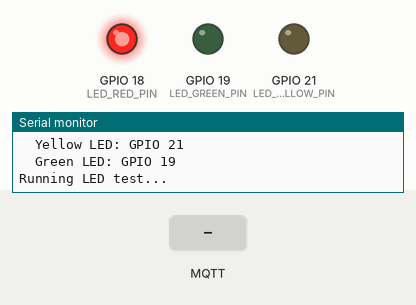
The program below on a simulated ESP32. Shown: output pins drawn as LEDs (lit = HIGH), the last lines printed to the serial monitor. Inputs (shaded band) come from the test bench. WiFi joins after 1.5 s; servers stay silent unless stated; no MQTT or app messages arrive unless stated.

Above: at 1.1 s.
At 1.7 s:
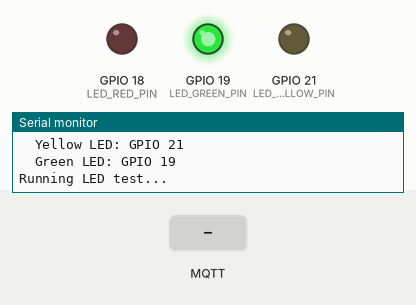
At 4.6 s:
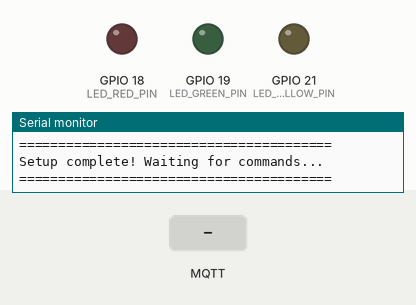
4.7 s: MQTT message "on" arrives on the first subscribed topic
6.5 s: MQTT message "off" arrives on the first subscribed topic
8.0 s: MQTT message "set" arrives on the first subscribed topic
Timing chart, 0 to 11.0 s (numbered marks = the images above; inputs shaded):
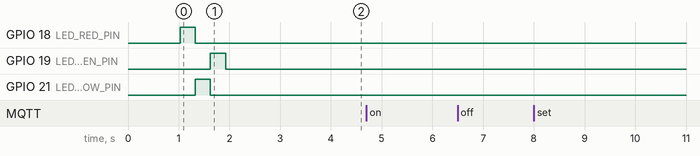

The program:

main.cpp
```cpp
/**
 * SmartAmbient ESP32 - Simplified 3-LED Controller
 * Main Application
 *
 * Controls 3 individual LEDs (Red, Yellow, Green) via MQTT
 */

#include <Arduino.h>
#include <WiFi.h>

#include "config.h"
#include "led_controller.h"
#include "mqtt_handler.h"

// WiFi client for MQTT
WiFiClient wifiClient;

// LED controller
LedController ledController;

// MQTT handler
MqttHandler mqttHandler(wifiClient, ledController);

// Function declarations
void setupWiFi();
void printStartupBanner();

void setup() {
    // Initialize serial
    Serial.begin(115200);
    delay(1000);

    printStartupBanner();

    // Initialize LED controller
    Serial.println("Initializing LEDs...");
    ledController.begin();

    // LED test sequence
    Serial.println("Running LED test...");
    ledController.setRed(true);
    delay(300);
    ledController.setRed(false);

    ledController.setYellow(true);
    delay(300);
    ledController.setYellow(false);

    ledController.setGreen(true);
    delay(300);
    ledController.setGreen(false);

    Serial.println("LED test complete!");

    // Connect to WiFi
    setupWiFi();

    // Initialize MQTT
    mqttHandler.begin();

    Serial.println("\n========================================");
    Serial.println("Setup complete! Waiting for commands...");
    Serial.println("========================================\n");
}

void loop() {
    // Handle MQTT
    mqttHandler.loop();

    // Update LED pattern animation
    ledController.updatePattern();

    // Small delay
    delay(10);
}

void setupWiFi() {
    Serial.printf("\nConnecting to WiFi: %s", WIFI_SSID);

    WiFi.mode(WIFI_STA);
    WiFi.begin(WIFI_SSID, WIFI_PASSWORD);
    WiFi.setTxPower(WIFI_POWER_8_5dBm);  // Lower TX power to prevent brownout

    unsigned long startTime = millis();
    while (WiFi.status() != WL_CONNECTED) {
        if (millis() - startTime > WIFI_CONNECT_TIMEOUT) {
            Serial.println("\nWiFi connection timeout! Restarting...");
            ESP.restart();
        }
        delay(500);
        Serial.print(".");
    }

    Serial.println(" Connected!");
    Serial.printf("IP Address: %s\n", WiFi.localIP().toString().c_str());
    Serial.printf("MAC Address: %s\n", WiFi.macAddress().c_str());
}

void printStartupBanner() {
    Serial.println();
    Serial.println("========================================");
    Serial.println("   SmartAmbient 3-LED Controller");
    Serial.printf("   Firmware: %s\n", FIRMWARE_VERSION);
    Serial.println("========================================");
    Serial.println();
    Serial.println("Hardware: 3 Individual LEDs");
    Serial.printf("  Red:    GPIO %d\n", LED_RED_PIN);
    Serial.printf("  Yellow: GPIO %d\n", LED_YELLOW_PIN);
    Serial.printf("  Green:  GPIO %d\n", LED_GREEN_PIN);
    Serial.println();
}
```

led_controller.h
```cpp
/**
 * SmartAmbient ESP32 - Simplified 3-LED Controller
 * LED Controller Header
 */

#ifndef LED_CONTROLLER_H
#define LED_CONTROLLER_H

#include <Arduino.h>
#include "config.h"

struct PatternStep {
    bool red;
    bool yellow;
    bool green;
    unsigned int duration_ms;
};

struct LedPattern {
    uint8_t id;
    const PatternStep* steps;
    uint8_t numSteps;
};

class LedController {
public:
    LedController();

    void begin();

    // Set all LEDs at once
    void setAll(bool red, bool yellow, bool green);

    // Individual LED control
    void setRed(bool on);
    void setYellow(bool on);
    void setGreen(bool on);

    // Convenience methods
    void allOn();
    void allOff();

    // Pattern control
    void startPattern(uint8_t patternId);
    void stopPattern();
    void updatePattern();
    bool isPatternActive() const { return patternActive; }

    // Get current states
    bool isRedOn() const { return redState; }
    bool isYellowOn() const { return yellowState; }
    bool isGreenOn() const { return greenState; }

private:
    bool redState;
    bool yellowState;
    bool greenState;

    // Pattern state
    bool patternActive;
    uint8_t currentPatternId;
    uint8_t currentStepIndex;
    unsigned long stepStartTime;
    const LedPattern* activePattern;

    void updateLed(uint8_t pin, bool state);
    void executePatternStep(const PatternStep& step);
    const LedPattern* getPatternById(uint8_t id);
};

#endif // LED_CONTROLLER_H
```

mqtt_handler.h
```cpp
/**
 * SmartAmbient ESP32 - Simplified 3-LED Controller
 * MQTT Handler Header
 */

#ifndef MQTT_HANDLER_H
#define MQTT_HANDLER_H

#include <Arduino.h>
#include <WiFiClient.h>
#include <PubSubClient.h>
#include <ArduinoJson.h>
#include "config.h"
#include "led_controller.h"

class MqttHandler {
public:
    MqttHandler(WiFiClient& wifiClient, LedController& ledController);

    void begin();
    void loop();
    bool isConnected();
    void sendStatus();

private:
    PubSubClient mqttClient;
    LedController& leds;
    unsigned long lastReconnectAttempt;
    unsigned long lastHeartbeat;

    void reconnect();
    void handleMessage(char* topic, byte* payload, unsigned int length);
    void sendRegistration();
    static MqttHandler* instance;
    static void staticCallback(char* topic, byte* payload, unsigned int length);
};

#endif // MQTT_HANDLER_H
```

led_controller.cpp
```cpp
/**
 * SmartAmbient ESP32 - Simplified 3-LED Controller
 * LED Controller Implementation
 */

#include "led_controller.h"

// ============== Pattern Definitions ==============

// Pattern 1: Rock - Aggressive red flashing with yellow bursts
static const PatternStep pattern1_steps[] = {
    {true,  false, false, 150},   // Red ON
    {false, false, false, 100},   // All OFF
    {true,  true,  false, 150},   // Red+Yellow ON
    {false, false, false, 100}    // All OFF
};
static const LedPattern pattern1 = {1, pattern1_steps, 4};

// Pattern 2: Pop - Upbeat cycling through all colors
static const PatternStep pattern2_steps[] = {
    {true,  false, false, 300},   // Red
    {false, true,  false, 300},   // Yellow
    {false, false, true,  300},   // Green
    {true,  true,  false, 200},   // Red+Yellow
    {false, true,  true,  200},   // Yellow+Green
    {true,  true,  true,  300}    // All ON
};
static const LedPattern pattern2 = {2, pattern2_steps, 6};

// Pattern 3: Jazz - Slow warm red/yellow alternating
static const PatternStep pattern3_steps[] = {
    {true,  false, false, 800},   // Red
    {true,  true,  false, 600},   // Red+Yellow
    {false, true,  false, 800},   // Yellow
    {false, true,  false, 400},   // Yellow hold
    {false, false, false, 400}    // All OFF
};
static const LedPattern pattern3 = {3, pattern3_steps, 5};

// Pattern 4: Classical - Gentle sequential sweep
static const PatternStep pattern4_steps[] = {
    {true,  false, false, 500},   // Red
    {true,  true,  false, 400},   // Red+Yellow
    {false, true,  false, 500},   // Yellow
    {false, true,  true,  400},   // Yellow+Green
    {false, false, true,  500},   // Green
    {false, false, false, 300}    // All OFF
};
static const LedPattern pattern4 = {4, pattern4_steps, 6};

// Pattern 5: Electronic - Fast strobing all colors
static const PatternStep pattern5_steps[] = {
    {true,  true,  true,  80},    // All ON
    {false, false, false, 50},    // All OFF
    {true,  false, true,  100},   // Red+Green
    {false, false, false, 50},    // All OFF
    {false, true,  false, 100},   // Yellow
    {false, false, false, 50}     // All OFF
};
static const LedPattern pattern5 = {5, pattern5_steps, 6};

// Pattern 6: Hip-Hop - Rhythmic beats with pauses
static const PatternStep pattern6_steps[] = {
    {true,  true,  false, 200},   // Red+Yellow beat
    {false, false, false, 300},   // Pause
    {true,  true,  false, 200},   // Red+Yellow beat
    {false, false, false, 300},   // Pause
    {true,  true,  true,  150},   // All ON accent
    {false, false, false, 500}    // Long pause
};
static const LedPattern pattern6 = {6, pattern6_steps, 6};

// ============== Implementation ==============

LedController::LedController()
    : redState(false), yellowState(false), greenState(false),
      patternActive(false), currentPatternId(0), currentStepIndex(0),
      stepStartTime(0), activePattern(nullptr) {
}

void LedController::begin() {
    // Configure GPIO pins as outputs
    pinMode(LED_RED_PIN, OUTPUT);
    pinMode(LED_YELLOW_PIN, OUTPUT);
    pinMode(LED_GREEN_PIN, OUTPUT);

    // Start with all LEDs off
    allOff();

    Serial.println("LED Controller initialized");
    Serial.printf("  Red LED: GPIO %d\n", LED_RED_PIN);
    Serial.printf("  Yellow LED: GPIO %d\n", LED_YELLOW_PIN);
    Serial.printf("  Green LED: GPIO %d\n", LED_GREEN_PIN);
}

void LedController::setAll(bool red, bool yellow, bool green) {
    setRed(red);
    setYellow(yellow);
    setGreen(green);
}

void LedController::setRed(bool on) {
    redState = on;
    updateLed(LED_RED_PIN, on);
}

void LedController::setYellow(bool on) {
    yellowState = on;
    updateLed(LED_YELLOW_PIN, on);
}

void LedController::setGreen(bool on) {
    greenState = on;
    updateLed(LED_GREEN_PIN, on);
}

void LedController::allOn() {
    setAll(true, true, true);
}

void LedController::allOff() {
    setAll(false, false, false);
}

void LedController::updateLed(uint8_t pin, bool state) {
    digitalWrite(pin, state ? HIGH : LOW);
}

// ============== Pattern Engine ==============

const LedPattern* LedController::getPatternById(uint8_t id) {
    switch (id) {
        case 1: return &pattern1;
        case 2: return &pattern2;
        case 3: return &pattern3;
        case 4: return &pattern4;
        case 5: return &pattern5;
        case 6: return &pattern6;
        default: return nullptr;
    }
}

void LedController::startPattern(uint8_t patternId) {
    activePattern = getPatternById(patternId);

    if (activePattern == nullptr) {
        Serial.printf("Invalid pattern ID: %d\n", patternId);
        return;
    }

    patternActive = true;
    currentPatternId = patternId;
    currentStepIndex = 0;
    stepStartTime = millis();

    // Execute first step immediately
    executePatternStep(activePattern->steps[0]);

    Serial.printf("Pattern %d started (%d steps)\n", patternId, activePattern->numSteps);
}

void LedController::stopPattern() {
    if (patternActive) {
        Serial.printf("Pattern %d stopped\n", currentPatternId);
    }
    patternActive = false;
    activePattern = nullptr;
}

void LedController::updatePattern() {
    if (!patternActive || activePattern == nullptr) {
        return;
    }

    unsigned long currentTime = millis();
    const PatternStep& currentStep = activePattern->steps[currentStepIndex];

    // Check if enough time has elapsed for current step
    if (currentTime - stepStartTime >= currentStep.duration_ms) {
        // Advance to next step
        currentStepIndex++;

        // Loop back to start if at end
        if (currentStepIndex >= activePattern->numSteps) {
            currentStepIndex = 0;
        }

        // Execute new step
        executePatternStep(activePattern->steps[currentStepIndex]);
        stepStartTime = currentTime;
    }
}

void LedController::executePatternStep(const PatternStep& step) {
    setAll(step.red, step.yellow, step.green);
}
```

mqtt_handler.cpp
```cpp
/**
 * SmartAmbient ESP32 - Simplified 3-LED Controller
 * MQTT Handler Implementation
 */

#include "mqtt_handler.h"
#include <WiFi.h>

// Static instance for callback
MqttHandler* MqttHandler::instance = nullptr;

MqttHandler::MqttHandler(WiFiClient& wifiClient, LedController& ledController)
    : mqttClient(wifiClient), leds(ledController), lastReconnectAttempt(0), lastHeartbeat(0) {
    instance = this;
}

void MqttHandler::begin() {
    mqttClient.setServer(MQTT_BROKER_IP, MQTT_BROKER_PORT);
    mqttClient.setCallback(staticCallback);
    mqttClient.setBufferSize(512);

    Serial.printf("MQTT configured for %s:%d\n", MQTT_BROKER_IP, MQTT_BROKER_PORT);
}

void MqttHandler::loop() {
    if (!mqttClient.connected()) {
        unsigned long now = millis();
        if (now - lastReconnectAttempt > MQTT_RECONNECT_DELAY) {
            lastReconnectAttempt = now;
            reconnect();
        }
    } else {
        mqttClient.loop();

        unsigned long now = millis();
        if (now - lastHeartbeat > HEARTBEAT_INTERVAL) {
            lastHeartbeat = now;
            sendStatus();
        }
    }
}

bool MqttHandler::isConnected() {
    return mqttClient.connected();
}

void MqttHandler::reconnect() {
    Serial.print("Connecting to MQTT broker...");

    if (mqttClient.connect(MQTT_CLIENT_ID)) {
        Serial.println(" connected!");

        // Subscribe to command topic
        mqttClient.subscribe(MQTT_TOPIC_COMMAND);
        Serial.printf("Subscribed to: %s\n", MQTT_TOPIC_COMMAND);

        // Send registration if not already registered
        sendRegistration();

        // Send initial status
        sendStatus();
    } else {
        Serial.printf(" failed (rc=%d)\n", mqttClient.state());
    }
}

void MqttHandler::staticCallback(char* topic, byte* payload, unsigned int length) {
    if (instance) {
        instance->handleMessage(topic, payload, length);
    }
}

void MqttHandler::handleMessage(char* topic, byte* payload, unsigned int length) {
    // Null-terminate the payload
    char message[length + 1];
    memcpy(message, payload, length);
    message[length] = '\0';

    Serial.printf("Received [%s]: %s\n", topic, message);

    // Parse JSON
    JsonDocument doc;
    DeserializationError error = deserializeJson(doc, message);

    if (error) {
        Serial.printf("JSON parse error: %s\n", error.c_str());
        return;
    }

    // Get command type
    const char* command = doc["command"] | "";

    if (strcmp(command, "on") == 0) {
        leds.stopPattern();
        leds.allOn();
        Serial.println("Command: All LEDs ON");

    } else if (strcmp(command, "off") == 0) {
        leds.stopPattern();
        leds.allOff();
        Serial.println("Command: All LEDs OFF");

    } else if (strcmp(command, "set") == 0) {
        leds.stopPattern();
        bool red = doc["red"] | leds.isRedOn();
        bool yellow = doc["yellow"] | leds.isYellowOn();
        bool green = doc["green"] | leds.isGreenOn();

        leds.setAll(red, yellow, green);
        Serial.printf("Command: Set LEDs - R:%d Y:%d G:%d\n", red, yellow, green);

    } else if (strcmp(command, "pattern") == 0) {
        uint8_t patternId = doc["patternId"] | 0;
        leds.stopPattern();
        leds.startPattern(patternId);
        Serial.printf("Command: Start pattern %d\n", patternId);

    } else {
        Serial.printf("Unknown command: %s\n", command);
        return;
    }

    // Send updated status
    sendStatus();
}

void MqttHandler::sendStatus() {
    JsonDocument doc;

    doc["device"] = DEVICE_NAME;
    doc["version"] = FIRMWARE_VERSION;
    doc["red"] = leds.isRedOn();
    doc["yellow"] = leds.isYellowOn();
    doc["green"] = leds.isGreenOn();
    doc["uptime"] = millis() / 1000;

    char buffer[256];
    serializeJson(doc, buffer);

    mqttClient.publish(MQTT_TOPIC_STATUS, buffer);
    Serial.printf("Status sent: %s\n", buffer);
}


void MqttHandler::sendRegistration() {
    JsonDocument doc;
    doc["deviceName"] = DEVICE_NAME;
    doc["deviceType"] = DEVICE_TYPE;
    doc["macAddress"] = WiFi.macAddress();
    doc["ipAddress"] = WiFi.localIP().toString();
    doc["firmwareVersion"] = FIRMWARE_VERSION;
    doc["capabilities"] = DEVICE_CAPABILITIES;

    char buffer[512];
    serializeJson(doc, buffer);

    bool published = mqttClient.publish(MQTT_TOPIC_REGISTER, buffer);
    if (published) {
        Serial.printf("Registration sent: %s\n", buffer);
    } else {
        Serial.println("Failed to publish registration message");
    }
}
```

config.h
```cpp
/**
 * SmartAmbient ESP32 - Simplified 3-LED Controller
 * Configuration Header
 */

#ifndef CONFIG_H
#define CONFIG_H

// ============================================
// WiFi Configuration
// ============================================
#define WIFI_SSID "Amar Jahiji\xe2\x80\x99s iPhone"
#define WIFI_PASSWORD "12345678"

// ============================================
// MQTT Configuration
// ============================================
#define MQTT_BROKER_IP "172.20.10.5"  // Raspberry Pi IP address
#define MQTT_BROKER_PORT 1883
#define MQTT_CLIENT_ID "esp32-3led"

// MQTT Topics
#define MQTT_TOPIC_COMMAND "smartambient/led/command"
#define MQTT_TOPIC_STATUS "smartambient/led/status"
#define MQTT_TOPIC_REGISTER "smartambient/device/register"

// ============================================
// LED GPIO Configuration (3 Individual LEDs)
// ============================================
#define LED_RED_PIN 18      // Red LED GPIO pin
#define LED_YELLOW_PIN 21   // Yellow LED GPIO pin
#define LED_GREEN_PIN 19    // Green LED GPIO pin

// ============================================
// Device Information
// ============================================
#define DEVICE_NAME "SmartAmbient-3LED"
#define DEVICE_TYPE "ESP32"
#define FIRMWARE_VERSION "2.0.0"
#define DEVICE_CAPABILITIES "led_control,mqtt_client"

// ============================================
// Timing Configuration
// ============================================
#define WIFI_CONNECT_TIMEOUT 30000    // 30 seconds
#define MQTT_RECONNECT_DELAY 5000     // 5 seconds
#define HEARTBEAT_INTERVAL 60000      // 1 minute

#endif // CONFIG_H
```
